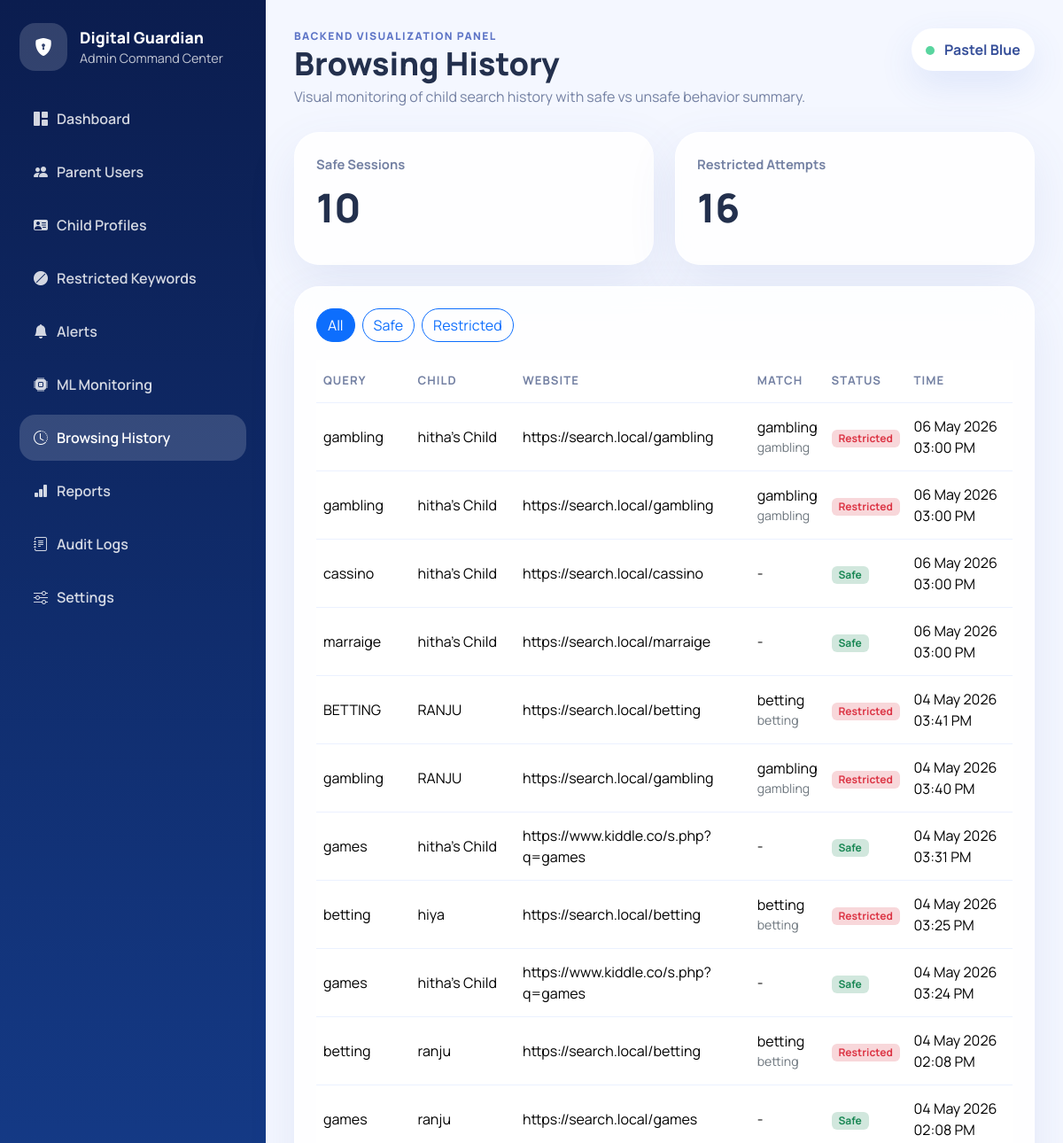
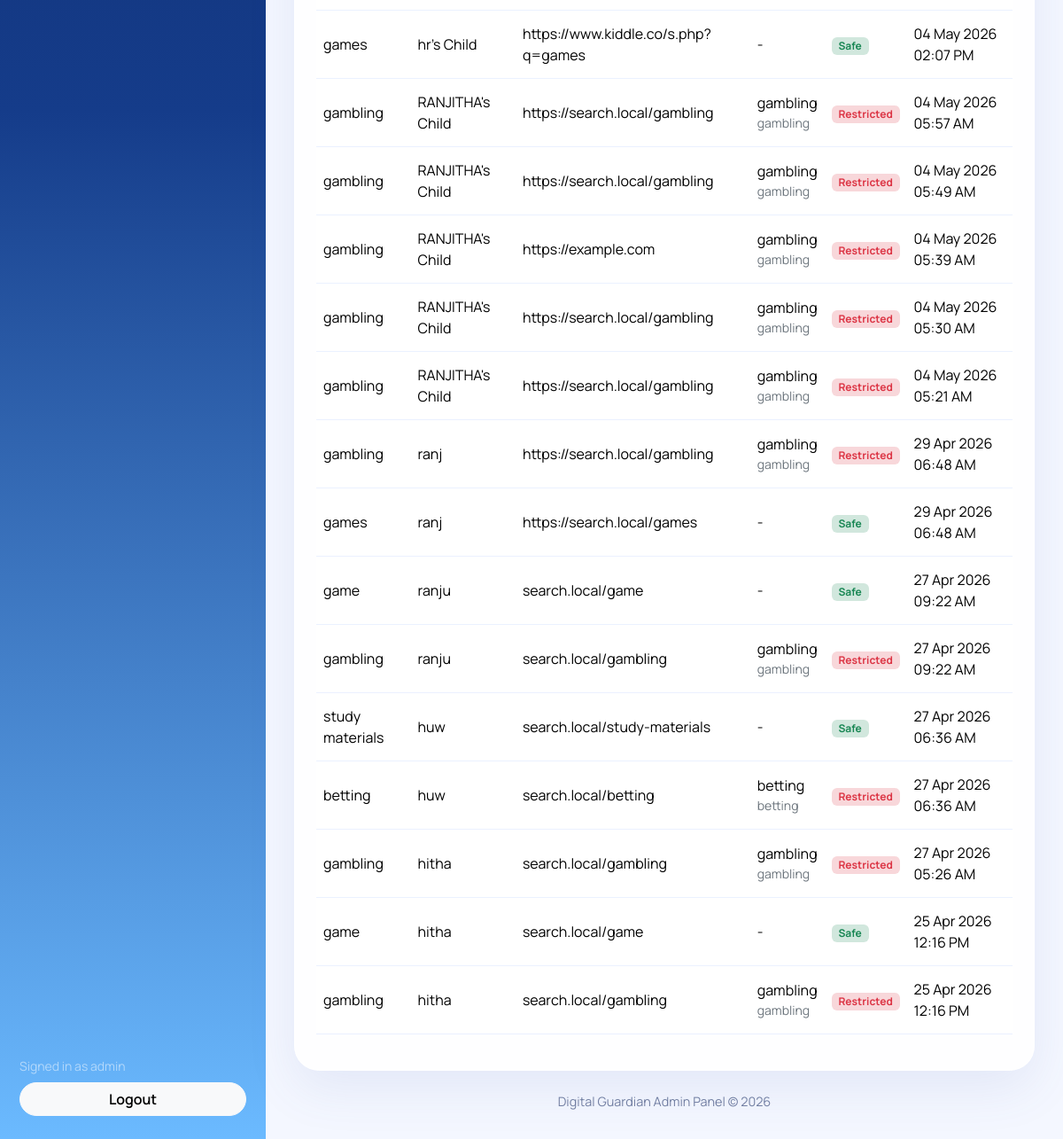
Page /admin/history (signed in) on the committed database (2 pictures, top to bottom).
### app/models/__init__.py (models this page shows, shortened)
class AdminPanelSetting(db.Model):
    __tablename__ = "admin_panel_settings"
    id = db.Column(db.Integer, primary_key=True)
    theme = db.Column(db.String(30), default="pastel-blue", nullable=False)
    security_mode = db.Column(db.String(40), default="strict", nullable=False)
    support_email = db.Column(db.String(160), default="support@digitalguardian.local", nullable=False)
    app_info = db.Column(
        db.String(255),
        default="Digital Guardian Admin Panel",
        nullable=False,
    )
    monitoring_enabled = db.Column(db.Boolean, default=True, nullable=False)
    created_at = db.Column(db.DateTime, default=datetime.utcnow, nullable=False)
    updated_at = db.Column(db.DateTime, default=datetime.utcnow, onupdate=datetime.utcnow, nullable=False)

class BrowsingHistory(db.Model):
    __tablename__ = "browsing_history"
    id = db.Column(db.Integer, primary_key=True)
    parent_id = db.Column(db.Integer, db.ForeignKey("parent_users.id"), nullable=False)
    child_id = db.Column(db.Integer, db.ForeignKey("child_profiles.id"), nullable=False)
    search_query = db.Column(db.String(255), nullable=False)
    site_url = db.Column(db.String(255))
    device_name = db.Column(db.String(120))
    activity_type = db.Column(db.String(40), nullable=False, default="browser_search")
    matched_keyword = db.Column(db.String(120))
    matched_category = db.Column(db.String(80))
    is_restricted = db.Column(db.Boolean, default=False, nullable=False)
    search_time = db.Column(db.DateTime, nullable=False, default=datetime.utcnow)
    created_at = db.Column(db.DateTime, default=datetime.utcnow, nullable=False)
    child = db.relationship("ChildProfile", backref="history", lazy=True)

class ChildProfile(db.Model):
    __tablename__ = "child_profiles"
    id = db.Column(db.Integer, primary_key=True)
    parent_id = db.Column(db.Integer, db.ForeignKey("parent_users.id"), nullable=False)
    child_name = db.Column(db.String(120), nullable=False)
    child_username = db.Column(db.String(80), unique=True, index=True, nullable=False, default="")
    password_hash = db.Column(db.String(255), nullable=False, default="")
    age = db.Column(db.Integer, nullable=False)
    gender = db.Column(db.String(40), nullable=False)
    grade = db.Column(db.String(80), nullable=False)
    school_name = db.Column(db.String(180), nullable=False)
    parent_contact = db.Column(db.String(80), nullable=False)
    device_name = db.Column(db.String(120), nullable=False)
    screen_time_limit_hours = db.Column(db.Float, nullable=False, default=2.0)
    notes = db.Column(db.Text)
    is_active = db.Column(db.Boolean, default=True, nullable=False)
    created_at = db.Column(db.DateTime, default=datetime.utcnow, nullable=False)

### app/routes/admin.py (the view)
@admin_bp.get("/history")
@admin_required
def history():
    mode = request.args.get("mode", "").strip().lower()
    query = BrowsingHistory.query
    if mode == "restricted":
        query = query.filter_by(is_restricted=True)
    elif mode == "safe":
        query = query.filter_by(is_restricted=False)
    history_list = query.order_by(BrowsingHistory.created_at.desc()).all()
    safe_count = BrowsingHistory.query.filter_by(is_restricted=False).count()
    restricted_count = BrowsingHistory.query.filter_by(is_restricted=True).count()
    return render_template(
        "admin/history.html",
        history=history_list,
        mode=mode,
        safe_count=safe_count,
        restricted_count=restricted_count,
    )

### app/models/__init__.py (called while the page is built)
def get_admin_panel_settings():
    settings = AdminPanelSetting.query.first()
    if settings is None:
        settings = AdminPanelSetting()
        db.session.add(settings)
        db.session.commit()
    return settings

### app/routes/admin.py (called while the page is built)
def admin_required(view):
    @wraps(view)
    def wrapped_view(*args, **kwargs):
        if "admin_id" not in session:
            return redirect(url_for("admin.login", next=request.path))
        return view(*args, **kwargs)
    return wrapped_view

@admin_bp.app_context_processor
def inject_admin_globals():
    return {
        "admin_username": session.get("admin_username"),
        "admin_theme": get_admin_panel_settings().theme if db.session else "pastel-blue",
        "current_year": datetime.utcnow().year,
    }

### app/templates/admin/history.html
{% extends "admin/base.html" %}
{% block page_title %}Browsing History{% endblock %}
{% block page_subtitle %}Visual monitoring of child search history with safe vs unsafe behavior summary.{% endblock %}
{% block content %}
<div class="row g-4 mb-4">
  <div class="col-md-6"><div class="metric-card"><div class="metric-label">Safe Sessions</div><div class="metric-value">{{ safe_count }}</div></div></div>
  <div class="col-md-6"><div class="metric-card"><div class="metric-label">Restricted Attempts</div><div class="metric-value">{{ restricted_count }}</div></div></div>
</div>
<div class="panel-card">
  <div class="panel-header">
    <div class="d-flex gap-2">
      <a class="btn {% if not mode %}btn-primary{% else %}btn-outline-primary{% endif %} rounded-pill" href="{{ url_for('admin.history') }}">All</a>
      <a class="btn {% if mode == 'safe' %}btn-primary{% else %}btn-outline-primary{% endif %} rounded-pill" href="{{ url_for('admin.history', mode='safe') }}">Safe</a>
      <a class="btn {% if mode == 'restricted' %}btn-primary{% else %}btn-outline-primary{% endif %} rounded-pill" href="{{ url_for('admin.history', mode='restricted') }}">Restricted</a>
    </div>
  </div>
  <div class="table-responsive">
    <table class="table table-hover align-middle admin-table">
      <thead><tr><th>Query</th><th>Child</th><th>Website</th><th>Match</th><th>Status</th><th>Time</th></tr></thead>
      <tbody>
        {% for item in history %}
        <tr class="{% if item.is_restricted %}table-danger-row{% endif %}">
          <td>{{ item.search_query }}</td>
          <td>{{ item.child.child_name if item.child else '-' }}</td>
          <td>{{ item.site_url or '-' }}</td>
          <td>{{ item.matched_keyword or '-' }} <div class="small text-secondary">{{ item.matched_category or '' }}</div></td>
          <td><span class="badge {% if item.is_restricted %}bg-danger-subtle text-danger{% else %}bg-success-subtle text-success{% endif %}">{{ 'Restricted' if item.is_restricted else 'Safe' }}</span></td>
          <td>{{ item.created_at.strftime('%d %b %Y %I:%M %p') }}</td>
        </tr>
        {% else %}
        <tr><td colspan="6" class="text-center text-secondary py-4">No browsing history found.</td></tr>
        {% endfor %}
      </tbody>
    </table>
  </div>
</div>
{% endblock %}

### app/templates/admin/base.html (shortened to what this page needs)
<!doctype html>
<html lang="en">
<head>
  <link href="https://cdn.jsdelivr.net/npm/bootstrap@5.3.3/dist/css/bootstrap.min.css" rel="stylesheet">
  <link href="https://cdn.jsdelivr.net/npm/bootstrap-icons@1.11.3/font/bootstrap-icons.css" rel="stylesheet">
  <link href="{{ url_for('admin.static', filename='admin.css') }}" rel="stylesheet">
</head>
<body class="admin-shell">
  <div class="admin-layout">
    <aside class="admin-sidebar">
      <div>
        <a class="brand-block text-decoration-none" href="{{ url_for('admin.dashboard') }}">
          <div class="brand-icon"><i class="bi bi-shield-lock-fill"></i></div>
          <div>
            <div class="brand-title">Digital Guardian</div>
            <div class="brand-subtitle">Admin Command Center</div>
          </div>
        </a>
        <nav class="nav flex-column nav-pills admin-nav">
          <a class="nav-link {% if request.endpoint == 'admin.dashboard' %}active{% endif %}" href="{{ url_for('admin.dashboard') }}"><i class="bi bi-grid-1x2-fill"></i>Dashboard</a>
          <a class="nav-link {% if request.endpoint in ['admin.parents', 'admin.create_parent', 'admin.edit_parent'] %}active{% endif %}" href="{{ url_for('admin.parents') }}"><i class="bi bi-people-fill"></i>Parent Users</a>
          <a class="nav-link {% if request.endpoint in ['admin.children', 'admin.create_child', 'admin.edit_child'] %}active{% endif %}" href="{{ url_for('admin.children') }}"><i class="bi bi-person-vcard-fill"></i>Child Profiles</a>
          <a class="nav-link {% if request.endpoint in ['admin.keywords', 'admin.create_keyword', 'admin.edit_keyword'] %}active{% endif %}" href="{{ url_for('admin.keywords') }}"><i class="bi bi-ban-fill"></i>Restricted Keywords</a>
          <a class="nav-link {% if request.endpoint == 'admin.alerts' %}active{% endif %}" href="{{ url_for('admin.alerts') }}"><i class="bi bi-bell-fill"></i>Alerts</a>
          <a class="nav-link {% if request.endpoint == 'admin.ml_monitoring' %}active{% endif %}" href="{{ url_for('admin.ml_monitoring') }}"><i class="bi bi-cpu-fill"></i>ML Monitoring</a>
          <a class="nav-link {% if request.endpoint == 'admin.history' %}active{% endif %}" href="{{ url_for('admin.history') }}"><i class="bi bi-clock-history"></i>Browsing History</a>
          <a class="nav-link {% if request.endpoint == 'admin.reports' %}active{% endif %}" href="{{ url_for('admin.reports') }}"><i class="bi bi-bar-chart-fill"></i>Reports</a>
          <a class="nav-link {% if request.endpoint == 'admin.audit_logs' %}active{% endif %}" href="{{ url_for('admin.audit_logs') }}"><i class="bi bi-journal-text"></i>Audit Logs</a>
          <a class="nav-link {% if request.endpoint == 'admin.settings' %}active{% endif %}" href="{{ url_for('admin.settings') }}"><i class="bi bi-sliders"></i>Settings</a>
        </nav>
      </div>
      <div class="sidebar-footer">
        <div class="small text-white-50 mb-2">Signed in as {{ admin_username }}</div>
        <a href="{{ url_for('admin.logout') }}" class="btn btn-light w-100 rounded-pill fw-semibold">Logout</a>
      </div>
    </aside>
    <main class="admin-content">
      <div class="content-topbar">
        <div>
          <div class="eyebrow">Backend visualization panel</div>
          <h1 class="page-title mb-1">{% block page_title %}Dashboard{% endblock %}</h1>
          <p class="page-subtitle mb-0">{% block page_subtitle %}Real-time admin insight for Digital Guardian.{% endblock %}</p>
        </div>
        <div class="status-pill">
          <span class="status-dot"></span>
          {{ admin_theme|replace('-', ' ')|title }}
        </div>
      </div>
      {% block content %}{% endblock %}
      <footer class="admin-footer">Digital Guardian Admin Panel &copy; {{ current_year }}</footer>
    </main>
  </div>
</body>
</html>

### app/static/admin.css (style rules this page uses)
:root { --bg: #f4f7ff; --sidebar: linear-gradient(180deg, #0b1d4f 0%, #153c8a 55%, #6bbaff 100%); --text: #23304d; --muted: #7481a3; --card: rgba(255, 255, 255, 0.86); --line: rgba(91, 140, 255, 0.12); }
* { box-sizing: border-box; }
body { font-family: "Manrope", sans-serif; background: var(--bg); color: var(--text); }
.admin-layout { display: flex; min-height: 100vh; }
.admin-sidebar { width: 300px; padding: 26px 22px; display: flex; flex-direction: column; justify-content: space-between; background: var(--sidebar); color: white; }
.brand-block { display: flex; gap: 14px; align-items: center; margin-bottom: 28px; }
.brand-icon { width: 54px; height: 54px; border-radius: 18px; display: grid; place-items: center; background: rgba(255,255,255,0.16); color: white; font-size: 1.25rem; }
.brand-title { font-size: 1.1rem; font-weight: 800; color: white; }
.brand-subtitle { font-size: 0.9rem; color: rgba(255,255,255,0.75); }
.admin-nav .nav-link { color: rgba(255,255,255,0.82); border-radius: 18px; padding: 14px 16px; font-weight: 600; margin-bottom: 8px; }
.admin-nav .nav-link i { margin-right: 10px; }
.admin-nav .nav-link.active, .admin-nav .nav-link:hover { background: rgba(255,255,255,0.16); color: white; }
.admin-content { flex: 1; padding: 32px; }
.content-topbar { display: flex; justify-content: space-between; align-items: flex-start; gap: 16px; margin-bottom: 28px; }
.eyebrow { text-transform: uppercase; letter-spacing: .12em; font-size: .75rem; font-weight: 800; color: #5d74c6; }
.page-title { font-size: clamp(1.9rem, 3vw, 2.8rem); font-weight: 800; }
.page-subtitle { color: var(--muted); max-width: 60ch; }
.status-pill { padding: 12px 16px; background: white; border-radius: 999px; color: #37509a; box-shadow: 0 16px 40px rgba(64, 104, 211, 0.12); font-weight: 700; }
.status-dot { display: inline-block; width: 10px; height: 10px; background: #59d59f; border-radius: 50%; margin-right: 8px; }
.metric-card, .panel-card { background: var(--card); border: 1px solid rgba(255,255,255,0.65); border-radius: 28px; box-shadow: 0 20px 55px rgba(74, 97, 174, 0.10); backdrop-filter: blur(22px); }
.metric-card { padding: 24px; min-height: 150px; }
.metric-label { color: var(--muted); font-weight: 700; font-size: .92rem; margin-bottom: 16px; }
.metric-value { font-size: clamp(2rem, 4vw, 2.8rem); font-weight: 800; line-height: 1; }
.panel-card { padding: 24px; }
.panel-header { display: flex; justify-content: space-between; align-items: center; gap: 16px; margin-bottom: 20px; }
.admin-table thead th { color: var(--muted); border-bottom-color: var(--line); font-size: .82rem; text-transform: uppercase; letter-spacing: .08em; }
.admin-table td, .admin-table th { padding-top: 14px; padding-bottom: 14px; border-color: var(--line); }
.table-danger-row { background: rgba(255, 91, 123, 0.06); }
.sidebar-footer { margin-top: 24px; }
.admin-footer { color: var(--muted); margin-top: 24px; text-align: center; font-size: .9rem; }

### rows in the picture
AdminPanelSetting: theme "Pastel Blue"
BrowsingHistory: search_query "gambling", child "hitha's Child", site_url "https://search.local/gambling", matched_keyword "gambling", matched_category "gambling", is_restricted "Restricted", created_at "06 May 2026 03:00 PM"
BrowsingHistory: search_query "gambling", child "hitha's Child", site_url "https://search.local/gambling", matched_keyword "gambling", matched_category "gambling", is_restricted "Restricted", created_at "06 May 2026 03:00 PM"
BrowsingHistory: search_query "cassino", child "hitha's Child", site_url "https://search.local/cassino", matched_keyword "-", is_restricted "Safe", created_at "06 May 2026 03:00 PM"
BrowsingHistory: search_query "marraige", child "hitha's Child", site_url "https://search.local/marraige", matched_keyword "-", is_restricted "Safe", created_at "06 May 2026 03:00 PM"
BrowsingHistory: search_query "BETTING", child "RANJU", site_url "https://search.local/betting", matched_keyword "betting", matched_category "betting", is_restricted "Restricted", created_at "04 May 2026 03:41 PM"
BrowsingHistory: search_query "gambling", child "RANJU", site_url "https://search.local/gambling", matched_keyword "gambling", matched_category "gambling", is_restricted "Restricted", created_at "04 May 2026 03:40 PM"
BrowsingHistory: search_query "games", child "hitha's Child", site_url "https://www.kiddle.co/s.php?q=games", matched_keyword "-", is_restricted "Safe", created_at "04 May 2026 03:31 PM"
BrowsingHistory: search_query "betting", child "hiya", site_url "https://search.local/betting", matched_keyword "betting", matched_category "betting", is_restricted "Restricted", created_at "04 May 2026 03:25 PM"
BrowsingHistory: search_query "games", child "hitha's Child", site_url "https://www.kiddle.co/s.php?q=games", matched_keyword "-", is_restricted "Safe", created_at "04 May 2026 03:24 PM"
BrowsingHistory: search_query "betting", child "ranju", site_url "https://search.local/betting", matched_keyword "betting", matched_category "betting", is_restricted "Restricted", created_at "04 May 2026 02:08 PM"
BrowsingHistory: search_query "games", child "ranju", site_url "https://search.local/games", matched_keyword "-", is_restricted "Safe", created_at "04 May 2026 02:08 PM"
BrowsingHistory: search_query "games", child "hr's Child", site_url "https://www.kiddle.co/s.php?q=games", matched_keyword "-", is_restricted "Safe", created_at "04 May 2026 02:07 PM"
BrowsingHistory: search_query "gambling", child "RANJITHA's Child", site_url "https://search.local/gambling", matched_keyword "gambling", matched_category "gambling", is_restricted "Restricted", created_at "04 May 2026 05:57 AM"
BrowsingHistory: search_query "gambling", child "RANJITHA's Child", site_url "https://search.local/gambling", matched_keyword "gambling", matched_category "gambling", is_restricted "Restricted", created_at "04 May 2026 05:49 AM"
BrowsingHistory: search_query "gambling", child "RANJITHA's Child", site_url "https://example.com", matched_keyword "gambling", matched_category "gambling", is_restricted "Restricted", created_at "04 May 2026 05:39 AM"
BrowsingHistory: search_query "gambling", child "RANJITHA's Child", site_url "https://search.local/gambling", matched_keyword "gambling", matched_category "gambling", is_restricted "Restricted", created_at "04 May 2026 05:30 AM"
BrowsingHistory: search_query "gambling", child "RANJITHA's Child", site_url "https://search.local/gambling", matched_keyword "gambling", matched_category "gambling", is_restricted "Restricted", created_at "04 May 2026 05:21 AM"
BrowsingHistory: search_query "gambling", child "ranj", site_url "https://search.local/gambling", matched_keyword "gambling", matched_category "gambling", is_restricted "Restricted", created_at "29 Apr 2026 06:48 AM"
BrowsingHistory: search_query "games", child "ranj", site_url "https://search.local/games", matched_keyword "-", is_restricted "Safe", created_at "29 Apr 2026 06:48 AM"
BrowsingHistory: search_query "game", child "ranju", site_url "search.local/game", matched_keyword "-", is_restricted "Safe", created_at "27 Apr 2026 09:22 AM"
BrowsingHistory: search_query "gambling", child "ranju", site_url "search.local/gambling", matched_keyword "gambling", matched_category "gambling", is_restricted "Restricted", created_at "27 Apr 2026 09:22 AM"
BrowsingHistory: search_query "study materials", child "huw", site_url "search.local/study-materials", matched_keyword "-", is_restricted "Safe", created_at "27 Apr 2026 06:36 AM"
BrowsingHistory: search_query "betting", child "huw", site_url "search.local/betting", matched_keyword "betting", matched_category "betting", is_restricted "Restricted", created_at "27 Apr 2026 06:36 AM"
BrowsingHistory: search_query "gambling", child "hitha", site_url "search.local/gambling", matched_keyword "gambling", matched_category "gambling", is_restricted "Restricted", created_at "27 Apr 2026 05:26 AM"
BrowsingHistory: search_query "game", child "hitha", site_url "search.local/game", matched_keyword "-", is_restricted "Safe", created_at "25 Apr 2026 12:16 PM"
BrowsingHistory: search_query "gambling", child "hitha", site_url "search.local/gambling", matched_keyword "gambling", matched_category "gambling", is_restricted "Restricted", created_at "25 Apr 2026 12:16 PM"

### other values in the picture
{{ admin_username }} "admin"
{{ safe_count }} "10"
{{ restricted_count }} "16"
